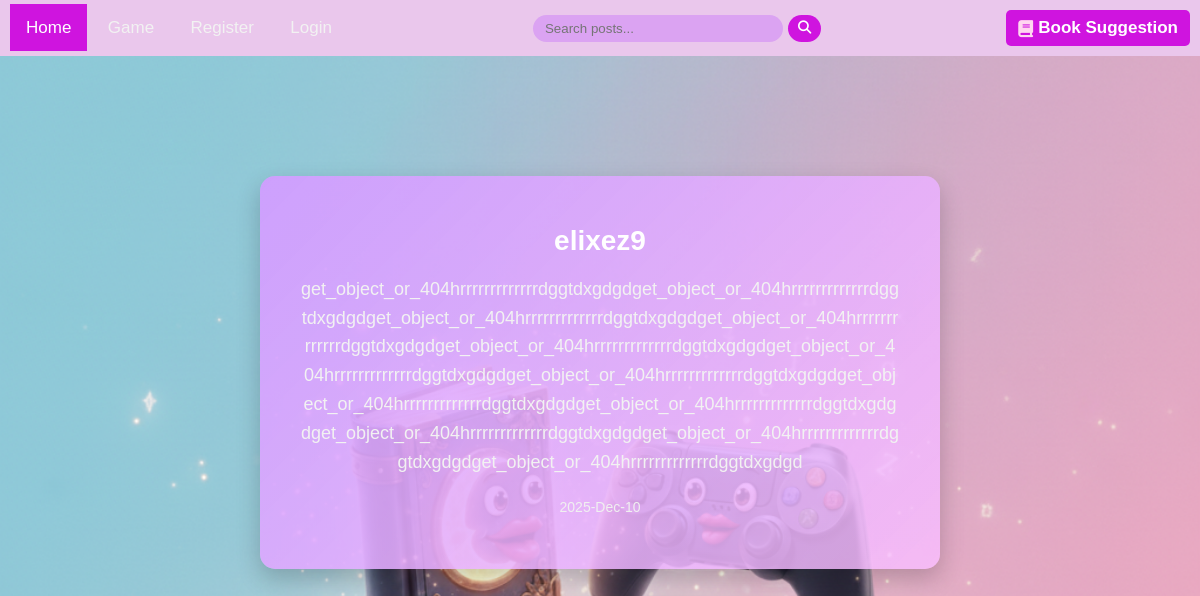
Screenshot of /post/16/get_object_or_404hrrrrrrrrrrrr/ with the database file from the repository.
### home/models.py (models this page shows, shortened)
class Post(models.Model):
    user = models.ForeignKey(User, on_delete=models.CASCADE)
    body = models.TextField()
    slug: SlugField = models.SlugField()
    created = models.DateTimeField(auto_now_add=True)
    updated = models.DateTimeField(auto_now=True)

### home/views.py (the view)
# urls.py: path('post/<int:post_id>/<slug:post_slug>/', views.PostDetailView.as_view(), name='post_d'),
class PostDetailView(View):
    def get(self, request, post_id, post_slug):
        post = get_object_or_404(Post, pk=post_id, slug=post_slug)
        return render(request, 'home/post.html', {'post': post})

### home/templates/home/post.html (shortened to what this page needs)
{% extends "base.html" %}
{% block content %}
<div class="post-detail-box">
    <h1><a href="{% url 'account:profile' post.user.id %}" style="color:white; text-decoration:none;">{{ post.user.username }}</a></h1>
    <p>{{ post.body }}</p>
    <p style="font-size:14px; color:#f0f0f0;">{{ post.updated|date:"Y-M-d" }}</p>
</div>
{% endblock %}

### home/templates/home/post.html (style rules this page uses)
body { background-image: url("/static/image/home/w.jpg"); background-size: cover; background-position: center; background-attachment: fixed; margin: 0; font-family: Arial, sans-serif; }
.post-detail-box { background: linear-gradient(135deg, rgba(209, 157, 255, 0.94), rgba(249, 190, 255, 0.81)); padding: 30px 40px; border-radius: 15px; box-shadow: 0 10px 25px rgba(0, 0, 0, 0.2); max-width: 600px; width: 90%; color: #fff; text-align: center; margin: 120px auto 50px auto; word-wrap: break-word; }
.post-detail-box h1 { margin-bottom: 15px; font-size: 28px; font-weight: bold; color: #fff; text-decoration: none; }
.post-detail-box p { font-size: 18px; line-height: 1.6; margin-bottom: 20px; color: #f2f2f2; }

### rows the page displays
Post: user.username "elixez9", body "get_object_or_404hrrrrrrrrrrrrrdggtdxgdgdget_object_or_404hrrrrrrrrrrrrrdggtdxgdgdget_object_or_404hrrrrrrrrrrrrrdggtdxgdgdget_object_or_404hrrrrrrrrrrrrrdggtdxgdgdget_object_or_404hrrrrrrrrrrrrrdggtdxgdgdget_object_or_404hrrrrrrrrrrrrrdggtdxgdgdget_object_or_404hrrrrrrrrrrrrrdggtdxgdgdget_object_or_404hrrrrrrrrrrrrrdggtdxgdgdget_object_or_404hrrrrrrrrrrrrrdggtdxgdgdget_object_or_404hrrrrrrrrrrrrrdggtdxgdgdget_object_or_404hrrrrrrrrrrrrrdggtdxgdgdget_object_or_404hrrrrrrrrrrrrrdggtdxgdgd", updated "2025-Dec-10"
